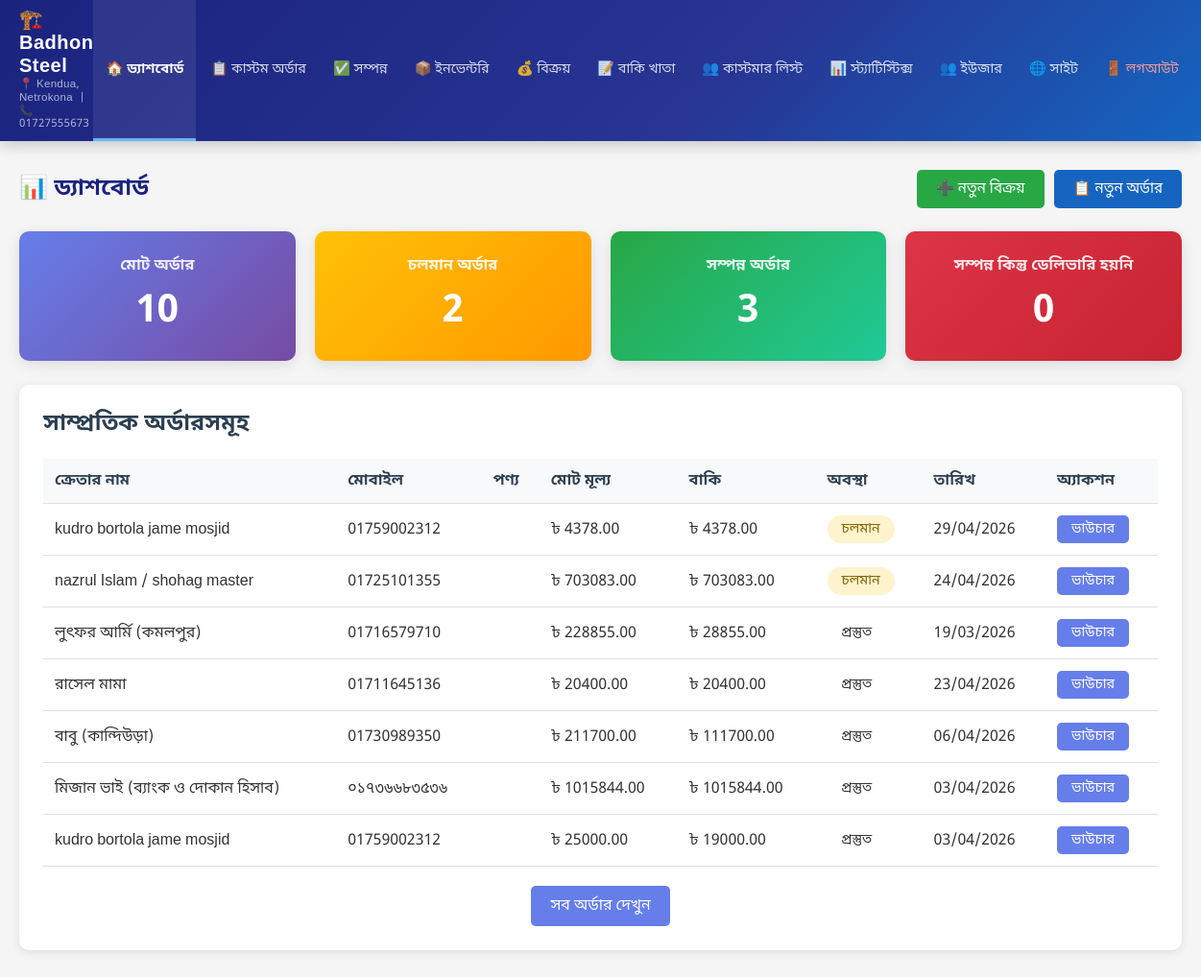
Page /admin-panel/ (signed in) on the committed database.
### shop/models.py (models this page shows, shortened)
class Order(models.Model):
    STATUS_CHOICES = [
        ('pending', 'চলমান'),
        ('ready', 'প্রস্তুত'),
        ('completed', 'সম্পন্ন'),
    ]
    DELIVERY_STATUS_CHOICES = [
        ('not_delivered', 'ডেলিভারি হয়নি'),
        ('delivered', 'ডেলিভারি সম্পন্ন'),
    ]
    customer = models.ForeignKey(Customer, on_delete=models.PROTECT, related_name='orders', verbose_name='ক্রেতা', null=True, blank=True)
    customer_name = models.CharField(max_length=200, verbose_name='ক্রেতার নাম', null=True, blank=True)
    mobile_number = models.CharField(max_length=20, verbose_name='মোবাইল নাম্বার', null=True, blank=True)
    total_price = models.DecimalField(max_digits=10, decimal_places=2, verbose_name='মোট মূল্য', default=0)
    discount_percentage = models.DecimalField(max_digits=5, decimal_places=2, verbose_name='ডিসকাউন্ট (%)', default=0)
    discount_amount = models.DecimalField(max_digits=10, decimal_places=2, verbose_name='ডিসকাউন্ট টাকা', default=0)
    final_price = models.DecimalField(max_digits=10, decimal_places=2, verbose_name='চূড়ান্ত মূল্য', default=0)
    cash_paid = models.DecimalField(max_digits=10, decimal_places=2, verbose_name='নগদ পরিশোধ', default=0)
    due_amount = models.DecimalField(max_digits=10, decimal_places=2, verbose_name='বাকি টাকা', editable=False)
    initial_payment_migrated = models.BooleanField(default=False, verbose_name='প্রাথমিক পেমেন্ট OrderPayment-এ স্থানান্তরিত')
    order_date = models.DateField(default=timezone.now, verbose_name='অর্ডার নেওয়ার তারিখ')
    delivery_date = models.DateField(verbose_name='ডেলিভারির তারিখ')
    status = models.CharField(max_length=20, choices=STATUS_CHOICES, default='pending', verbose_name='প্রোডাক্ট অবস্থা')
    delivery_status = models.CharField(max_length=20, choices=DELIVERY_STATUS_CHOICES, default='not_delivered', verbose_name='ডেলিভারি অবস্থা')
    created_at = models.DateTimeField(auto_now_add=True, verbose_name='তৈরির সময়')
    updated_at = models.DateTimeField(auto_now=True, verbose_name='আপডেটের সময়')
    class Meta:
        verbose_name = 'অর্ডার'
        verbose_name_plural = 'অর্ডারসমূহ'
        ordering = ['-created_at']

### shop/views.py (the view)
# urls.py: path('admin-panel/', views.admin_dashboard, name='admin_dashboard'),
@login_required
def admin_dashboard(request):
    total_orders = Order.objects.count()
    pending_orders = Order.objects.filter(status='pending').count()
    completed_orders = Order.objects.filter(status='completed', delivery_status='delivered').count()
    completed_not_delivered = Order.objects.filter(status='completed', delivery_status='not_delivered').count()
    recent_orders = Order.objects.exclude(status='completed').order_by('status', '-created_at')[:10]
    context = {
        'total_orders': total_orders,
        'pending_orders': pending_orders,
        'completed_orders': completed_orders,
        'completed_not_delivered': completed_not_delivered,
        'recent_orders': recent_orders,
    }
    return render(request, 'admin_panel/dashboard.html', context)

### shop/templates/admin_panel/dashboard.html (shortened to what this page needs)
{% extends 'admin_panel/base.html' %}
{% block content %}
<div style="display:flex; justify-content:space-between; align-items:center; margin-bottom:24px; flex-wrap:wrap; gap:12px;">
    <h2 style="margin:0; color:#1a237e; font-size:1.5rem;">📊 ড্যাশবোর্ড</h2>
    <div style="display:flex; gap:10px; flex-wrap:wrap;">
        <a href="{% url 'invoice_create' %}" class="btn btn-success" style="font-size:0.95rem;">➕ নতুন বিক্রয়</a>
        <a href="{% url 'order_create' %}" class="btn" style="font-size:0.95rem; background:#1565c0;">📋 নতুন অর্ডার</a>
    </div>
</div>
<div class="stats-grid">
    <a href="{% url 'order_list' %}" style="text-decoration:none;">
        <div class="stat-card">
            <h3>মোট অর্ডার</h3>
            <div class="number">{{ total_orders }}</div>
        </div>
    </a>
    <a href="{% url 'order_list' %}" style="text-decoration:none;">
        <div class="stat-card warning">
            <h3>চলমান অর্ডার</h3>
            <div class="number">{{ pending_orders }}</div>
        </div>
    </a>
    <a href="{% url 'completed_order_list' %}" style="text-decoration:none;">
        <div class="stat-card success">
            <h3>সম্পন্ন অর্ডার</h3>
            <div class="number">{{ completed_orders }}</div>
        </div>
    </a>
    <a href="{% url 'invoice_list' %}" style="text-decoration:none;">
        <div class="stat-card danger">
            <h3>সম্পন্ন কিন্তু ডেলিভারি হয়নি</h3>
            <div class="number">{{ completed_not_delivered }}</div>
        </div>
    </a>
</div>
<div class="card">
    <h3 class="card-title">সাম্প্রতিক অর্ডারসমূহ</h3>
    {% if recent_orders %}
    <div style="overflow-x: auto;">
        <table class="recent-orders-table">
            <thead>
                <tr>
                    <th>ক্রেতার নাম</th>
                    <th>মোবাইল</th>
                    <th>পণ্য</th>
                    <th>মোট মূল্য</th>
                    <th>বাকি</th>
                    <th>অবস্থা</th>
                    <th>তারিখ</th>
                    <th>অ্যাকশন</th>
                </tr>
            </thead>
            <tbody>
                {% for order in recent_orders %}
                <tr>
                    <td>{{ order.customer_name }}</td>
                    <td>{{ order.mobile_number }}</td>
                    <td>{{ order.product_name }}</td>
                    <td>৳ {{ order.total_price }}</td>
                    <td>৳ {{ order.due_amount }}</td>
                    <td>
                        <span class="status-badge status-{{ order.status }}">
                            {{ order.get_status_display }}
                        </span>
                    </td>
                    <td>{{ order.order_date|date:"d/m/Y" }}</td>
                    <td>
                        <a href="{% url 'order_voucher' order.pk %}" class="btn btn-sm" target="_blank">ভাউচার</a>
                    </td>
                </tr>
                {% endfor %}
            </tbody>
        </table>
    </div>
    {% else %}
    <p style="text-align: center; padding: 30px; color: #666;">কোনো অর্ডার নেই।</p>
    {% endif %}
    <div style="margin-top: 20px; text-align: center;">
        <a href="{% url 'order_list' %}" class="btn">সব অর্ডার দেখুন</a>
    </div>
</div>
{% endblock %}

### rows in the picture
Order: customer_name "kudro bortola jame mosjid", mobile_number "01759002312", total_price "4378.00", due_amount "4378.00", status "চলমান", order_date "29/04/2026"
Order: customer_name "nazrul Islam / shohag master", mobile_number "01725101355", total_price "703083.00", due_amount "703083.00", status "চলমান", order_date "24/04/2026"
Order: customer_name "লুৎফর আর্মি (কমলপুর)", mobile_number "01716579710", total_price "228855.00", due_amount "28855.00", status "প্রস্তুত", order_date "19/03/2026"
Order: customer_name "রাসেল মামা", mobile_number "01711645136", total_price "20400.00", due_amount "20400.00", status "প্রস্তুত", order_date "23/04/2026"
Order: customer_name "বাবু (কান্দিউড়া)", mobile_number "01730989350", total_price "211700.00", due_amount "111700.00", status "প্রস্তুত", order_date "06/04/2026"
Order: customer_name "মিজান ভাই (ব্যাংক ও দোকান হিসাব)", mobile_number "০১৭৩৬৬৮৩৫৩৬", total_price "1015844.00", due_amount "1015844.00", status "প্রস্তুত", order_date "03/04/2026"
Order: customer_name "kudro bortola jame mosjid", mobile_number "01759002312", total_price "25000.00", due_amount "19000.00", status "প্রস্তুত", order_date "03/04/2026"

### other values in the picture
{{ total_orders }} "10"
{{ pending_orders }} "2"
{{ completed_orders }} "3"
{{ completed_not_delivered }} "0"
